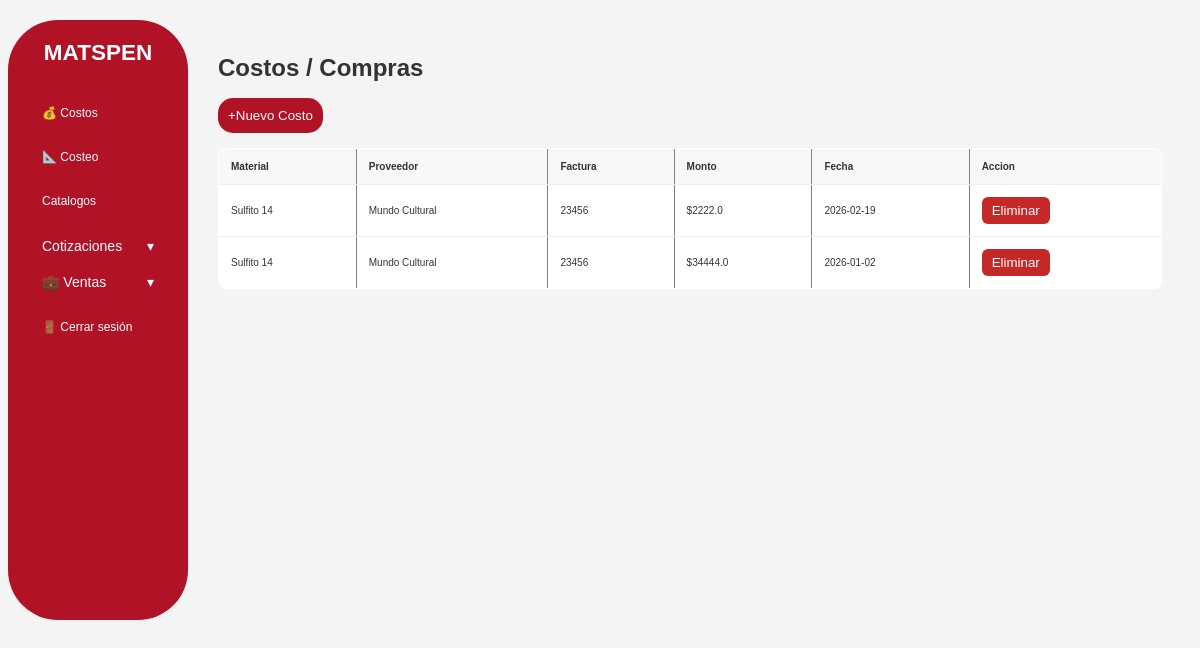
/costos (signed in), run on an earlier commit of the app's database.
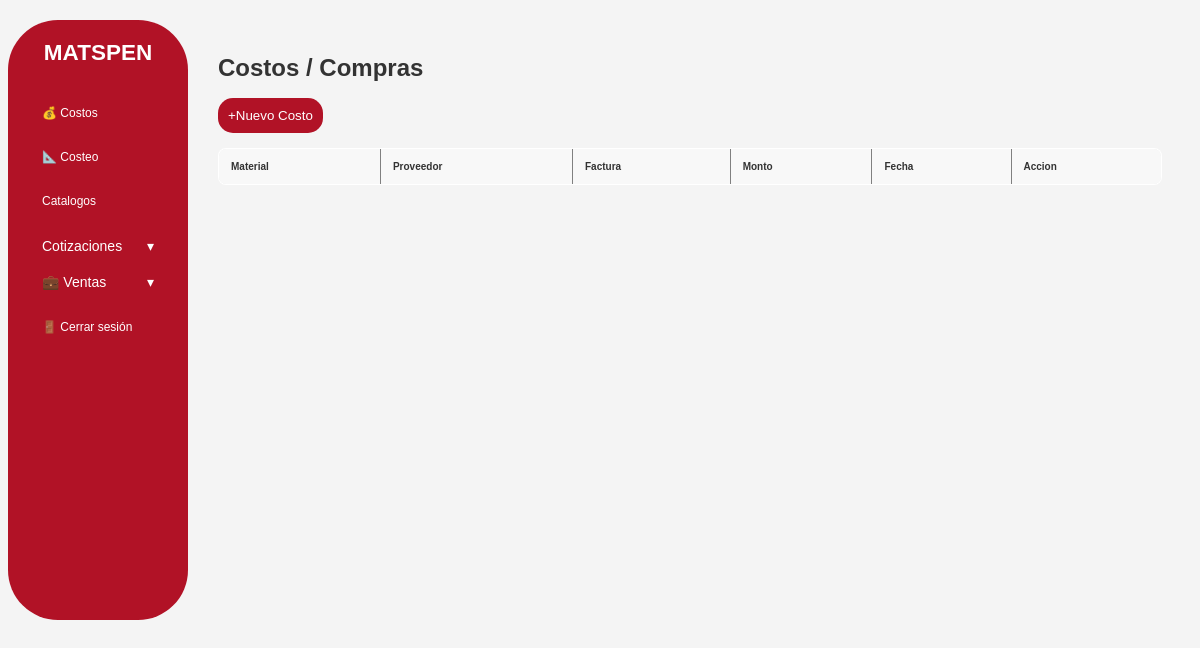
And on a later commit of the database.
### tables this page shows
CREATE TABLE costos ( id integer PRIMARY KEY AUTOINCREMENT, material TEXT NOT NULL, proveedor TEXT NOT NULL, factura TEXT NOT NULL, monto REAL NOT NULL, fecha TEXT NOT NULL, created_at DATETIME DEFAULT CURRENT_TIMESTAMP );

### app.py (the view)
@app.route("/costos")
def costos():
    if "user_id" not in session:
        return redirect(url_for("login"))
    conn = get_db_connection()
    costos = conn.execute("SELECT * FROM costos ORDER BY id DESC").fetchall()
    conn.close()
    return render_template("costos.html", costos=costos)

### database.py (called while the page is built)
def get_db_connection():
    conn = sqlite3.connect("database.db", timeout=10)
    conn.row_factory = sqlite3.Row
    return conn

### templates/costos.html (shortened to what this page needs)
{% extends "base.html" %}
{% block content %}
<h1>Costos / Compras</h1>
<button onclick="abrirModal()" style="margin-bottom: 15px; padding: 10px; background: #b11226; color:white;border:none; cursor: pointer;border-radius: 15px;">+Nuevo Costo</button>
    <table border="1" cellpadding="10" cellspacing="0" width="100%">
    <thead>
        <tr style="background:#f2f2f2;">
            <th>Material</th>
            <th>Proveedor</th>
            <th>Factura</th>
            <th>Monto</th>
            <th>Fecha</th>
            <th>Accion</th>
        </tr>
    </thead>
    <tbody>
        {% for c in costos %}
        <tr>
            <td>{{ c.material }}</td>
            <td>{{ c.proveedor }}</td>
            <td>{{ c.factura }}</td>
            <td>${{ c.monto }}</td>
            <td>{{ c.fecha }}</td>
            <td>
               <form method="post"
                    action="/costos/{{ c['id'] }}/eliminar"
                    onsubmit="return confirm('¿Seguro que deseas eliminar este costo?');"
                    style="display:inline;">
                <button type="submit"
                        style="padding:6px 10px; border:none; border-radius:6px;
                                background:#c62828; color:white; cursor:pointer;">
                    Eliminar
                </button>
                </form>
                </td>
        </tr>
        {% endfor %}
    </tbody>
</table>
{% endblock %}

What changed in the data, as far as the page shows it:
removed costos: material "Sulfito 14", proveedor "Mundo Cultural", factura "23456", monto "2222.0", fecha "2026-02-19"
removed costos: material "Sulfito 14", proveedor "Mundo Cultural", factura "23456", monto "34444.0", fecha "2026-01-02"
